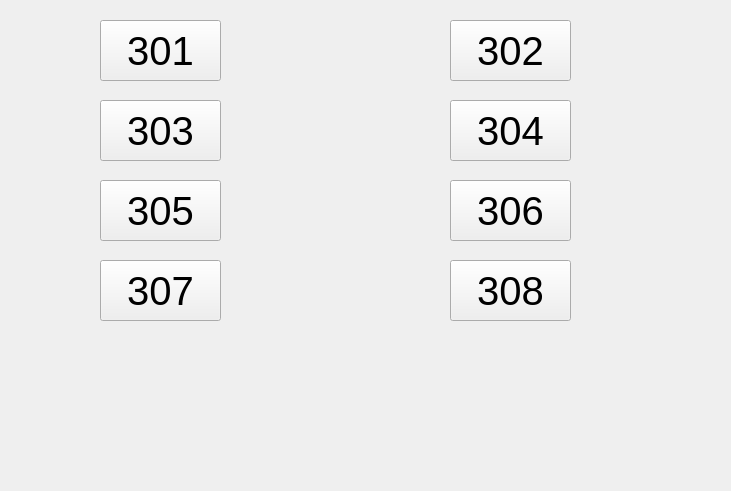
        <widget class="QWidget" name="haohuajian">
         <attribute name="title">
          <string>豪华间</string>
         </attribute>
         <widget class="QPushButton" name="hhj_1">
          <property name="geometry">
           <rect>
            <x>100</x>
            <y>20</y>
            <width>121</width>
            <height>61</height>
           </rect>
          </property>
          <property name="font">
           <font>
            <pointsize>30</pointsize>
           </font>
          </property>
          <property name="text">
           <string>301</string>
          </property>
         </widget>
         <widget class="QPushButton" name="hhj_2">
          <property name="geometry">
           <rect>
            <x>450</x>
            <y>20</y>
            <width>121</width>
            <height>61</height>
           </rect>
          </property>
          <property name="font">
           <font>
            <pointsize>30</pointsize>
           </font>
          </property>
          <property name="text">
           <string>302</string>
          </property>
         </widget>
         <widget class="QPushButton" name="hhj_3">
          <property name="geometry">
           <rect>
            <x>100</x>
            <y>100</y>
            <width>121</width>
            <height>61</height>
           </rect>
          </property>
          <property name="font">
           <font>
            <pointsize>30</pointsize>
           </font>
          </property>
          <property name="text">
           <string>303</string>
          </property>
         </widget>
         <widget class="QPushButton" name="hhj_4">
          <property name="geometry">
           <rect>
            <x>450</x>
            <y>100</y>
            <width>121</width>
            <height>61</height>
           </rect>
          </property>
          <property name="font">
           <font>
            <pointsize>30</pointsize>
           </font>
          </property>
          <property name="text">
           <string>304</string>
          </property>
         </widget>
         <widget class="QPushButton" name="hhj_5">
          <property name="geometry">
           <rect>
            <x>100</x>
            <y>180</y>
            <width>121</width>
            <height>61</height>
           </rect>
          </property>
          <property name="font">
           <font>
            <pointsize>30</pointsize>
           </font>
          </property>
          <property name="text">
           <string>305</string>
          </property>
         </widget>
         <widget class="QPushButton" name="hhj_6">
          <property name="geometry">
           <rect>
            <x>450</x>
            <y>180</y>
            <width>121</width>
            <height>61</height>
           </rect>
          </property>
          <property name="font">
           <font>
            <pointsize>30</pointsize>
           </font>
          </property>
          <property name="text">
           <string>306</string>
          </property>
         </widget>
         <widget class="QPushButton" name="hhj_7">
          <property name="geometry">
           <rect>
            <x>100</x>
            <y>260</y>
            <width>121</width>
            <height>61</height>
           </rect>
          </property>
          <property name="font">
           <font>
            <pointsize>30</pointsize>
           </font>
          </property>
          <property name="text">
           <string>307</string>
          </property>
         </widget>
         <widget class="QPushButton" name="pushButton_8">
          <property name="geometry">
           <rect>
            <x>450</x>
            <y>260</y>
            <width>121</width>
            <height>61</height>
           </rect>
          </property>
          <property name="font">
           <font>
            <pointsize>30</pointsize>
           </font>
          </property>
          <property name="text">
           <string>308</string>
          </property>
         </widget>
         <widget class="QLabel" name="label_3">
          <property name="geometry">
           <rect>
            <x>1</x>
            <y>1</y>
            <width>721</width>
            <height>481</height>
           </rect>
          </property>
          <property name="styleSheet">
           <string notr="true">border-image: url(:/picture/1.jpg);</string>
          </property>
          <property name="text">
           <string/>
          </property>
         </widget>
         <zorder>label_3</zorder>
         <zorder>hhj_1</zorder>
         <zorder>hhj_2</zorder>
         <zorder>hhj_3</zorder>
         <zorder>hhj_4</zorder>
         <zorder>hhj_5</zorder>
         <zorder>hhj_6</zorder>
         <zorder>hhj_7</zorder>
         <zorder>pushButton_8</zorder>
        </widget>
